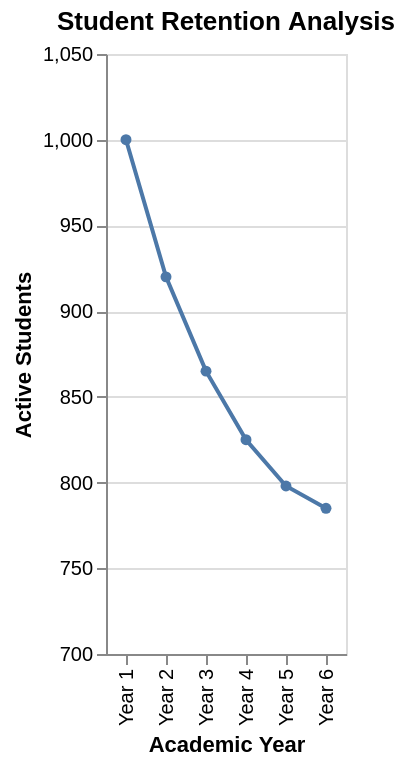

Specify this chart in Vega-Lite:
### Vega-Lite specification from a JSON file in a GitHub repository (floating-point values rounded to 4 significant figures)
{"$schema": "https://vega.github.io/schema/vega-lite/v6.json", "description": "Student dropout analysis", "data": {"values": [{"year": "Year 1", "enrolled": 1000, "active": 1000}, {"year": "Year 2", "enrolled": 1000, "active": 920}, {"year": "Year 3", "enrolled": 1000, "active": 865}, {"year": "Year 4", "enrolled": 1000, "active": 825}, {"year": "Year 5", "enrolled": 1000, "active": 798}, {"year": "Year 6", "enrolled": 1000, "active": 785}]}, "mark": {"type": "line", "point": true, "strokeWidth": 2}, "encoding": {"x": {"field": "year", "type": "ordinal", "axis": {"title": "Academic Year"}}, "y": {"field": "active", "type": "quantitative", "axis": {"title": "Active Students"}, "scale": {"domain": [700, 1050]}}, "tooltip": [{"field": "year", "type": "ordinal"}, {"field": "active", "type": "quantitative", "title": "Active Students"}, {"field": "enrolled", "type": "quantitative", "title": "Originally Enrolled"}]}, "title": "Student Retention Analysis"}
